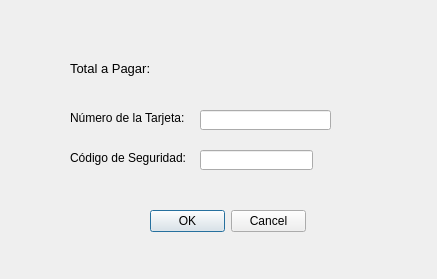
<?xml version="1.0" encoding="UTF-8"?>
<ui version="4.0">
 <class>ventanaPagoTarjeta</class>
 <widget class="QDialog" name="ventanaPagoTarjeta">
  <property name="geometry">
   <rect>
    <x>0</x>
    <y>0</y>
    <width>437</width>
    <height>279</height>
   </rect>
  </property>
  <property name="windowTitle">
   <string>Dialog</string>
  </property>
  <widget class="QDialogButtonBox" name="buttonBox">
   <property name="geometry">
    <rect>
     <x>150</x>
     <y>210</y>
     <width>156</width>
     <height>23</height>
    </rect>
   </property>
   <property name="standardButtons">
    <set>QDialogButtonBox::Cancel|QDialogButtonBox::Ok</set>
   </property>
  </widget>
  <widget class="QLabel" name="label">
   <property name="geometry">
    <rect>
     <x>70</x>
     <y>110</y>
     <width>117</width>
     <height>15</height>
    </rect>
   </property>
   <property name="font">
    <font>
     <pointsize>9</pointsize>
    </font>
   </property>
   <property name="text">
    <string>Número de la Tarjeta:</string>
   </property>
  </widget>
  <widget class="QLineEdit" name="numeroTarjeta">
   <property name="geometry">
    <rect>
     <x>200</x>
     <y>110</y>
     <width>131</width>
     <height>20</height>
    </rect>
   </property>
  </widget>
  <widget class="QLabel" name="label_2">
   <property name="geometry">
    <rect>
     <x>70</x>
     <y>150</y>
     <width>121</width>
     <height>16</height>
    </rect>
   </property>
   <property name="font">
    <font>
     <pointsize>9</pointsize>
    </font>
   </property>
   <property name="text">
    <string>Código de Seguridad:</string>
   </property>
  </widget>
  <widget class="QLineEdit" name="codigoSeguridad">
   <property name="geometry">
    <rect>
     <x>200</x>
     <y>150</y>
     <width>113</width>
     <height>20</height>
    </rect>
   </property>
  </widget>
  <widget class="QLabel" name="label_3">
   <property name="geometry">
    <rect>
     <x>70</x>
     <y>60</y>
     <width>81</width>
     <height>16</height>
    </rect>
   </property>
   <property name="font">
    <font>
     <pointsize>10</pointsize>
    </font>
   </property>
   <property name="text">
    <string>Total a Pagar:</string>
   </property>
  </widget>
  <widget class="QLabel" name="total">
   <property name="geometry">
    <rect>
     <x>170</x>
     <y>60</y>
     <width>171</width>
     <height>16</height>
    </rect>
   </property>
   <property name="font">
    <font>
     <pointsize>10</pointsize>
    </font>
   </property>
   <property name="text">
    <string/>
   </property>
  </widget>
 </widget>
 <resources/>
 <connections/>
</ui>
